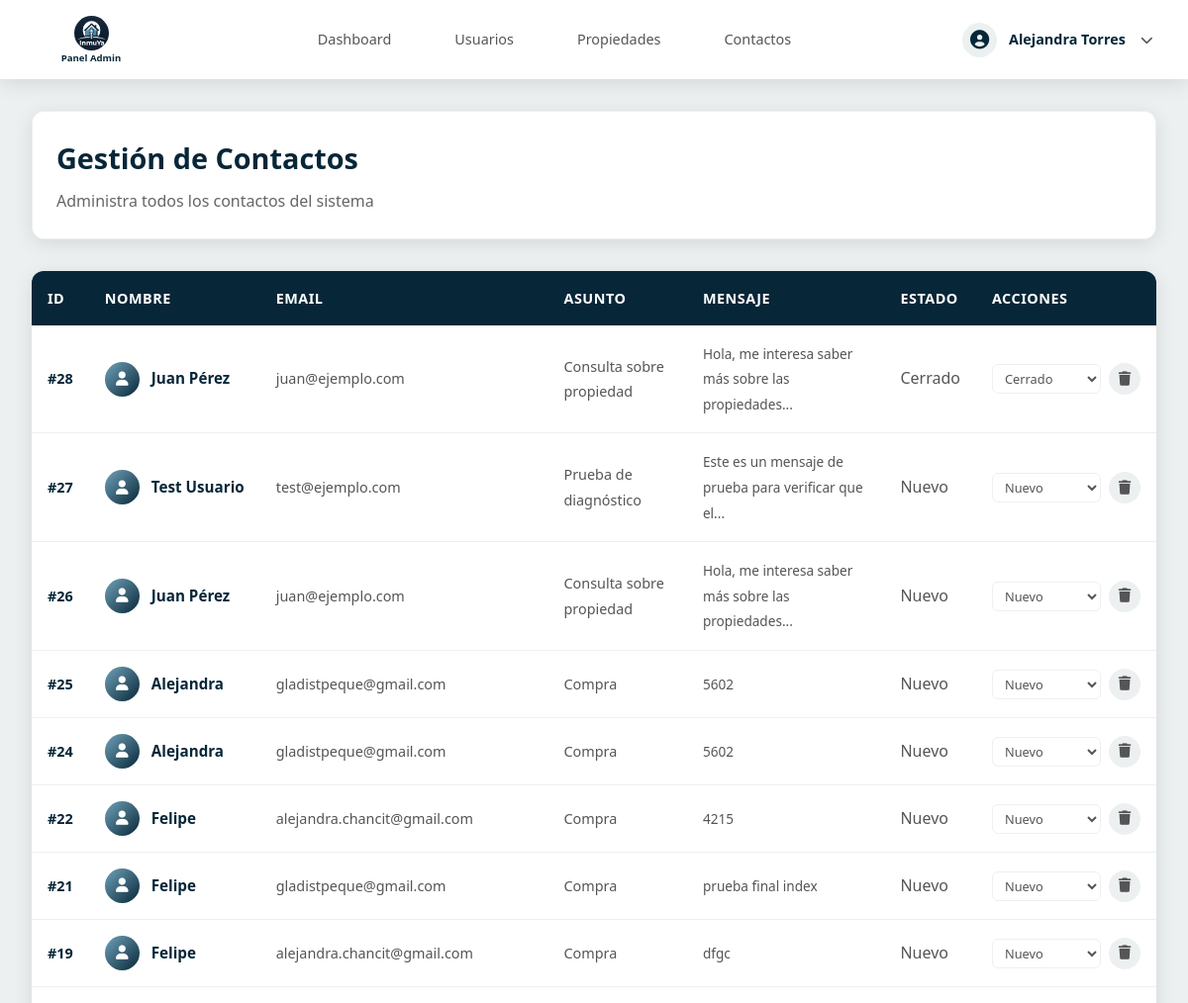
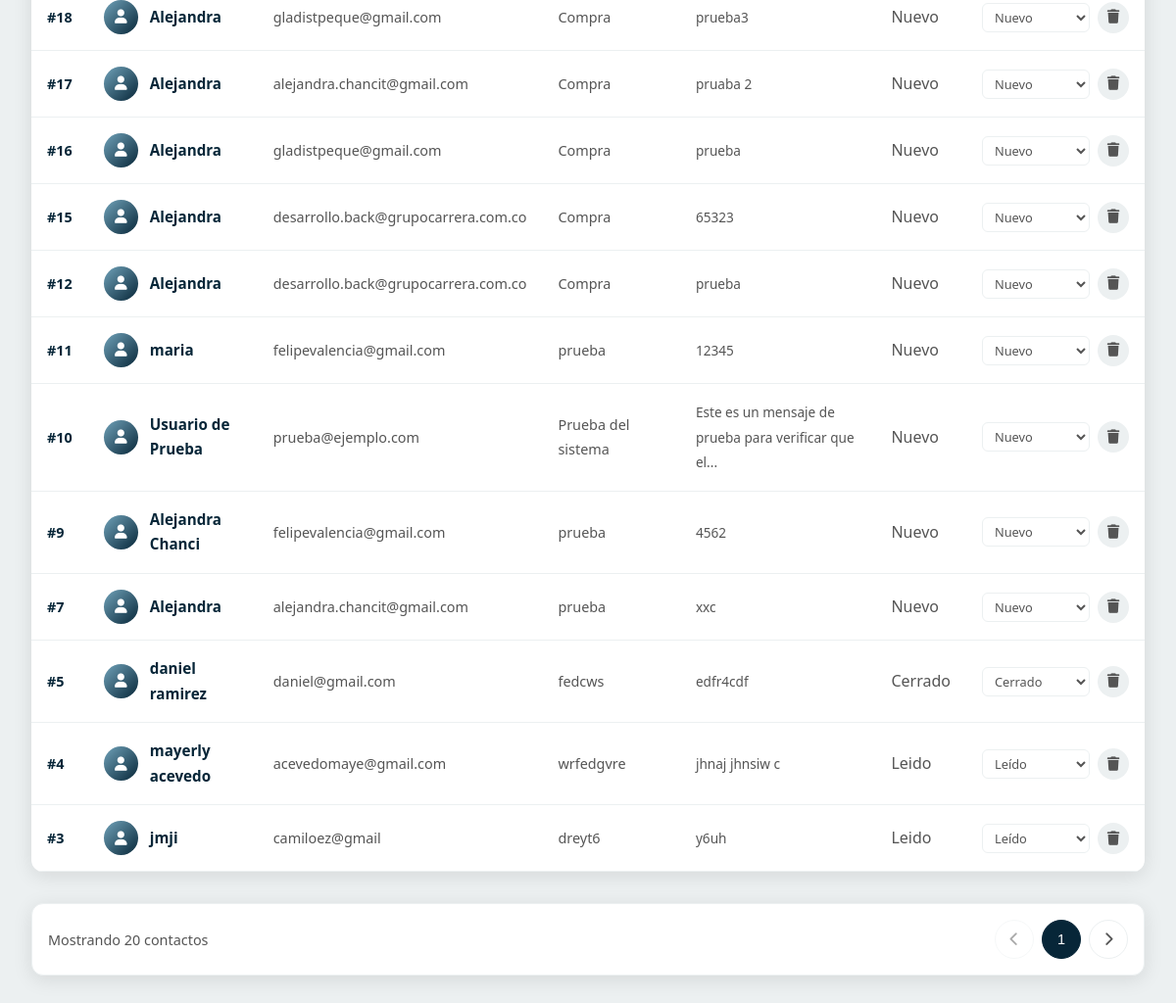
The page /index.php?route=admin/contactos (signed in) on the database its author committed (2 pictures, top to bottom).
### tables this page shows
CREATE TABLE `contactar` (
  `id` int(50) NOT NULL,
  `nombre` varchar(50) NOT NULL,
  `email` varchar(50) NOT NULL,
  `asunto` varchar(100) NOT NULL,
  `mensaje` text NOT NULL,
  `estado` enum('nuevo','leido','respondido','cerrado') NOT NULL
);

### app/controllers/AdminController.php (called while the page is built, shortened)
<?php
class AdminController {
    public function __construct() {
        require_once __DIR__ . '/../models/ContactosModel.php';
    }
    public function contactos() {
        require_once __DIR__ . '/../models/ContactosModel.php';
        $contactosModel = new ContactosModel();
        $contactos = $contactosModel->obtenerTodosLosContactos();
        include __DIR__ . '/../views/admin/contactos/contactos.php';
    }
}
?>

### index.php (called while the page is built, shortened)
<?php
try {
    $route = isset($_GET['route']) ? htmlspecialchars($_GET['route'], ENT_QUOTES, 'UTF-8') : 'home';
    $routeConfig = getRoute($route);
    if ($routeConfig) {
        if (isset($routeConfig['controller']) && isset($routeConfig['action'])) {
            $controllerName = $routeConfig['controller'];
            $actionName = $routeConfig['action'];
            $controllerPath = __DIR__ . '/app/controllers/' . $controllerName . '.php';
            if (file_exists($controllerPath)) {
                if (class_exists($controllerName)) {
                    $controller = new $controllerName();
                    if (method_exists($controller, $actionName)) {
                        $controller->$actionName();
                    } else {
                        http_response_code(404);
                        echo "Acción no encontrada: " . htmlspecialchars($actionName);
                    }
                } else {
                    http_response_code(500);
                    echo "Error: Clase del controlador no encontrada: " . htmlspecialchars($controllerName);
                }
            } else {
                http_response_code(404);
                echo "Controlador no encontrado: " . htmlspecialchars($controllerName);
            }
        }
    } else {
        http_response_code(404);
        echo "Ruta no encontrada: " . htmlspecialchars($route);
    }
} catch (Exception $e) {
    error_log("Error en index.php: " . $e->getMessage());
    ob_clean();
    http_response_code(500);
    echo "Error interno del servidor. Por favor, inténtalo más tarde.";
    if (defined('DEBUG') && DEBUG) {
        echo "<br><br>Error: " . htmlspecialchars($e->getMessage());
    }
}
?>

### app/models/ContactosModel.php (called while the page is built, shortened)
<?php
class ContactosModel {
    private $conexion;
    public function __construct() {
        require_once __DIR__ . '/../../config/database.php';
        if (isset($conexion)) {
            $this->conexion = $conexion;
        } else {
            try {
                $this->conexion = new mysqli(DB_HOST, DB_USER, DB_PASS, DB_NAME);
                $this->conexion->set_charset("utf8");
            } catch (Exception $e) {
                error_log("Error en ContactModel: " . $e->getMessage());
                $this->conexion = null;
            }
        }
    }
    public function obtenerTodosLosContactos($limit = null, $offset = 0) {
        try {
            $sql = "SELECT * FROM contactar ORDER BY id DESC";
            if ($limit) {
                $sql .= " LIMIT ? OFFSET ?";
                $stmt = $this->conexion->prepare($sql);
                $stmt->bind_param("ii", $limit, $offset);
                $stmt->execute();
                $result = $stmt->get_result();
            } else {
                $result = $this->conexion->query($sql);
            }
            $contacts = [];
            while ($row = $result->fetch_assoc()) {
                $contacts[] = $row;
            }
            return $contacts;
        } catch (Exception $e) {
            error_log("Error en getAllContacts: " . $e->getMessage());
            return [];
        }
    }
}

### app/views/admin/contactos/contactos.php (the view, shortened to what this page needs)
<?php
include __DIR__ . '/../../layouts/admin.php';
?>
<div class="contactos-content">
    <div class="page-header">
        <div class="header-left">
            <h2>Gestión de Contactos</h2>
            <p>Administra todos los contactos del sistema</p>
        </div>
    </div>
    <div class="table-container">
        <table class="data-table">
            <thead>
                <tr>
                    <th>ID</th>
                    <th>Nombre</th>
                    <th>Email</th>
                    <th>Asunto</th>
                    <th>Mensaje</th>
                    <th>Estado</th>
                    <th>Acciones</th>
                </tr>
            </thead>
            <tbody>
                <?php if (!empty($contactos)): ?>
                    <?php foreach ($contactos as $contacto): ?>
                        <tr>
                            <td>
                                <span class="contact-id">#<?php echo $contacto['id']; ?></span>
                            </td>
                            <td>
                                <div class="contact-cell">
                                    <div class="contact-avatar-small">
                                        <i class="fas fa-user"></i>
                                    </div>
                                    <div class="contact-info">
                                        <span class="contact-name"><?php echo htmlspecialchars($contacto['nombre']); ?></span>
                                    </div>
                                </div>
                            </td>
                            <td>
                                <span class="contact-email"><?php echo htmlspecialchars($contacto['email']); ?></span>
                            </td>
                            <td>
                                <span class="contact-subject"><?php echo htmlspecialchars($contacto['asunto']); ?></span>
                            </td>
                            <td>
                                <span class="contact-message" title="<?php echo htmlspecialchars($contacto['mensaje']); ?>">
                                    <?php echo htmlspecialchars(substr($contacto['mensaje'], 0, 50)) . (strlen($contacto['mensaje']) > 50 ? '...' : ''); ?>
                                </span>
                            </td>
                            <td>
                                <span class="status-badge status-<?php echo !empty($contacto['estado']) ? strtolower($contacto['estado']) : 'nuevo'; ?>">
                                    <?php echo !empty($contacto['estado']) ? ucfirst($contacto['estado']) : 'Nuevo'; ?>
                                </span>
                            </td>
                            <td>
                                <div class="action-buttons">
                                    <select class="status-select" data-contact-id="<?php echo $contacto['id']; ?>">
                                        <option value="nuevo" <?php echo ($contacto['estado'] == 'nuevo' || empty($contacto['estado'])) ? 'selected' : ''; ?>>Nuevo</option>
                                        <option value="leido" <?php echo $contacto['estado'] == 'leido' ? 'selected' : ''; ?>>Leído</option>
                                        <option value="cerrado" <?php echo $contacto['estado'] == 'cerrado' ? 'selected' : ''; ?>>Cerrado</option>
                                    </select>
                                    <button class="btn-icon btn-delete" title="Eliminar" data-contact-id="<?php echo $contacto['id']; ?>">
                                        <i class="fas fa-trash"></i>
                                    </button>
                                </div>
                            </td>
                        </tr>
                    <?php endforeach; ?>
                <?php endif; ?>
            </tbody>
        </table>
    </div>
    <div class="pagination-section">
        <div class="pagination-info">
            <span>Mostrando <?php echo count($contactos); ?> contactos</span>
        </div>
        <div class="pagination">
            <button class="btn-pagination" disabled>
                <i class="fas fa-chevron-left"></i>
            </button>
            <button class="btn-pagination active">1</button>
            <button class="btn-pagination">
                <i class="fas fa-chevron-right"></i>
            </button>
        </div>
    </div>
</div>

### public/css/admin.css (style rules this page uses)
* { margin: 0; padding: 0; box-sizing: border-box; }
:root { --color-principal: rgba(12, 97, 136, 0.589); --color-secundario: #072638; --color-terciario: #4883A5; --color-gris: #555; --color-blanco: white; --color-negro: black; --fuente-principal: 'Segoe UI', Tahoma, Geneva, Verdana, sans-serif; --color-gris-claro: #ecf0f1; --color-verde: #27ae60; --color-rojo: #e74c3c; --sombra-suave: 0 4px 20px rgba(0, 0, 0, 0.1); --sombra-hover: 0 8px 30px rgba(0, 0, 0, 0.15); --transicion: all 0.3s ease; --border-radius: 12px; --border-radius-boton: 25px; }
html { overflow-x: hidden; overflow-y: auto; }
body.admin-body { font-family: var(--fuente-principal); line-height: 1.6; color: var(--color-gris); height: 100%; margin: 0; padding: 0; padding-top: 80px; overflow-x: hidden; overflow-y: auto; }
.page-header { display: flex; justify-content: space-between; align-items: center; margin-bottom: 2rem; padding: 2rem; background: white; border-radius: 8px; box-shadow: 0 2px 4px rgba(0,0,0,0.1); border: 1px solid #e9ecef; }
.header-left h2 { color: #072638; font-size: 2rem; font-weight: 700; margin-bottom: 0.5rem; }
.header-left p { color: #666; font-size: 1.1rem; }

### rows shown on the page
contactar: id "28", nombre "Juan Pérez", email "juan@ejemplo.com", asunto "Consulta sobre propiedad", mensaje "Hola, me interesa saber más sobre las propiedades", estado "Cerrado", estado+id "Cerrado"
contactar: id "27", nombre "Test Usuario", email "test@ejemplo.com", asunto "Prueba de diagnóstico", mensaje "Este es un mensaje de prueba para verificar que el", estado "Nuevo", estado+id "Nuevo"
contactar: id "26", nombre "Juan Pérez", email "juan@ejemplo.com", asunto "Consulta sobre propiedad", mensaje "Hola, me interesa saber más sobre las propiedades", estado "Nuevo", estado+id "Nuevo"
contactar: id "25", nombre "Alejandra", email "gladistpeque@gmail.com", asunto "Compra", mensaje "5602", estado "Nuevo", estado+id "Nuevo"
contactar: id "24", nombre "Alejandra", email "gladistpeque@gmail.com", asunto "Compra", mensaje "5602", estado "Nuevo", estado+id "Nuevo"
contactar: id "22", nombre "Felipe", email "alejandra.chancit@gmail.com", asunto "Compra", mensaje "4215", estado "Nuevo", estado+id "Nuevo"
contactar: id "21", nombre "Felipe", email "gladistpeque@gmail.com", asunto "Compra", mensaje "prueba final index", estado "Nuevo", estado+id "Nuevo"
contactar: id "19", nombre "Felipe", email "alejandra.chancit@gmail.com", asunto "Compra", mensaje "dfgc", estado "Nuevo", estado+id "Nuevo"
contactar: id "18", nombre "Alejandra", email "gladistpeque@gmail.com", asunto "Compra", mensaje "prueba3", estado "Nuevo", estado+id "Nuevo"
contactar: id "17", nombre "Alejandra", email "alejandra.chancit@gmail.com", asunto "Compra", mensaje "pruaba 2", estado "Nuevo", estado+id "Nuevo"
contactar: id "16", nombre "Alejandra", email "gladistpeque@gmail.com", asunto "Compra", mensaje "prueba", estado "Nuevo", estado+id "Nuevo"
contactar: id "15", nombre "Alejandra", email "desarrollo.back@grupocarrera.com.co", asunto "Compra", mensaje "65323", estado "Nuevo", estado+id "Nuevo"
contactar: id "12", nombre "Alejandra", email "desarrollo.back@grupocarrera.com.co", asunto "Compra", mensaje "prueba", estado "Nuevo", estado+id "Nuevo"
contactar: id "11", nombre "maria", email "felipevalencia@gmail.com", asunto "prueba", mensaje "12345", estado "Nuevo", estado+id "Nuevo"
contactar: id "10", nombre "Usuario de Prueba", email "prueba@ejemplo.com", asunto "Prueba del sistema", mensaje "Este es un mensaje de prueba para verificar que el", estado "Nuevo", estado+id "Nuevo"
contactar: id "9", nombre "Alejandra Chanci", email "felipevalencia@gmail.com", asunto "prueba", mensaje "4562", estado "Nuevo", estado+id "Nuevo"
contactar: id "7", nombre "Alejandra", email "alejandra.chancit@gmail.com", asunto "prueba", mensaje "xxc", estado "Nuevo", estado+id "Nuevo"
contactar: id "5", nombre "daniel ramirez", email "daniel@gmail.com", asunto "fedcws", mensaje "edfr4cdf", estado "Cerrado", estado+id "Cerrado"
contactar: id "4", nombre "mayerly acevedo", email "acevedomaye@gmail.com", asunto "wrfedgvre", mensaje "jhnaj jhnsiw c", estado "Leido", estado+id "Leído"
contactar: id "3", nombre "jmji", email "camiloez@gmail", asunto "dreyt6", mensaje "y6uh", estado "Leido", estado+id "Leído"

### other values the page prints
$userName "Alejandra Torres"
count($contactos) "20"
